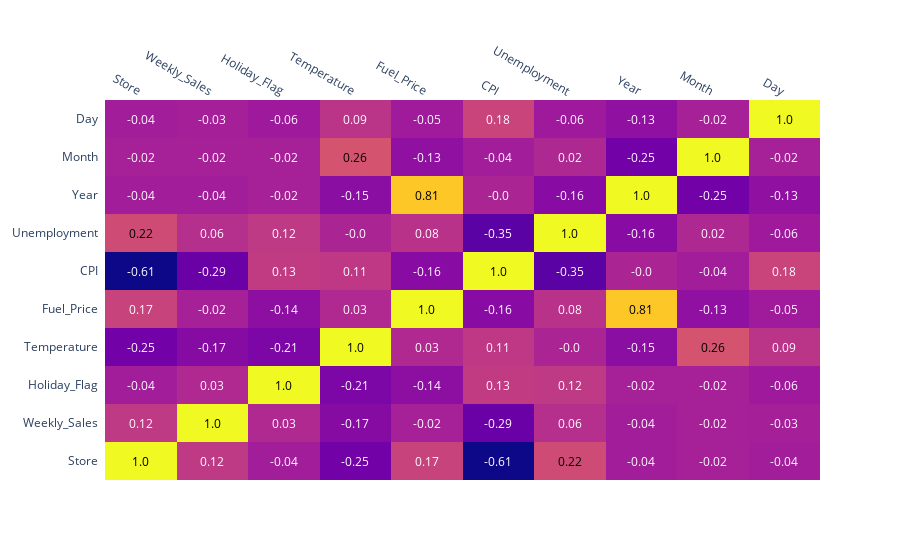

Notebook code for this chart:
### Markdown cell above
Matrice de corrélation

### Code cell
# Correlation matrix
corr_matrix = df.corr().round(2)

import plotly.figure_factory as ff

fig = ff.create_annotated_heatmap(corr_matrix.values,
                                  x = corr_matrix.columns.tolist(),
                                  y = corr_matrix.index.tolist())

fig.show()

### Figure 1 — Plotly figure (JSON) as saved in the notebook; plotly's stock layout.template omitted (floating-point values rounded to 4 significant figures)
{"data": [{"colorscale": [[0, "#0d0887"], [0.1111, "#46039f"], [0.2222, "#7201a8"], [0.3333, "#9c179e"], [0.4444, "#bd3786"], [0.5556, "#d8576b"], [0.6667, "#ed7953"], [0.7778, "#fb9f3a"], [0.8889, "#fdca26"], [1, "#f0f921"]], "reversescale": false, "showscale": false, "type": "heatmap", "x": ["Store", "Weekly_Sales", "Holiday_Flag", "Temperature", "Fuel_Price", "CPI", "Unemployment", "Year", "Month", "Day"], "y": ["Store", "Weekly_Sales", "Holiday_Flag", "Temperature", "Fuel_Price", "CPI", "Unemployment", "Year", "Month", "Day"], "z": [[1, 0.12, -0.04, -0.25, 0.17, -0.61, 0.22, -0.04, -0.02, -0.04], [0.12, 1, 0.03, -0.17, -0.02, -0.29, 0.06, -0.04, -0.02, -0.03], [-0.04, 0.03, 1, -0.21, -0.14, 0.13, 0.12, -0.02, -0.02, -0.06], [-0.25, -0.17, -0.21, 1, 0.03, 0.11, 0, -0.15, 0.26, 0.09], [0.17, -0.02, -0.14, 0.03, 1, -0.16, 0.08, 0.81, -0.13, -0.05], [-0.61, -0.29, 0.13, 0.11, -0.16, 1, -0.35, 0, -0.04, 0.18], [0.22, 0.06, 0.12, 0, 0.08, -0.35, 1, -0.16, 0.02, -0.06], [-0.04, -0.04, -0.02, -0.15, 0.81, 0, -0.16, 1, -0.25, -0.13], [-0.02, -0.02, -0.02, 0.26, -0.13, -0.04, 0.02, -0.25, 1, -0.02], [-0.04, -0.03, -0.06, 0.09, -0.05, 0.18, -0.06, -0.13, -0.02, 1]]}], "layout": {"annotations": [{"font": {"color": "#000000"}, "showarrow": false, "text": "1.0", "x": "Store", "xref": "x", "y": "Store", "yref": "y"}, {"font": {"color": "#FFFFFF"}, "showarrow": false, "text": "0.12", "x": "Weekly_Sales", "xref": "x", "y": "Store", "yref": "y"}, {"font": {"color": "#FFFFFF"}, "showarrow": false, "text": "-0.04", "x": "Holiday_Flag", "xref": "x", "y": "Store", "yref": "y"}, {"font": {"color": "#FFFFFF"}, "showarrow": false, "text": "-0.25", "x": "Temperature", "xref": "x", "y": "Store", "yref": "y"}, {"font": {"color": "#FFFFFF"}, "showarrow": false, "text": "0.17", "x": "Fuel_Price", "xref": "x", "y": "Store", "yref": "y"}, {"font": {"color": "#FFFFFF"}, "showarrow": false, "text": "-0.61", "x": "CPI", "xref": "x", "y": "Store", "yref": "y"}, {"font": {"color": "#000000"}, "showarrow": false, "text": "0.22", "x": "Unemployment", "xref": "x", "y": "Store", "yref": "y"}, {"font": {"color": "#FFFFFF"}, "showarrow": false, "text": "-0.04", "x": "Year", "xref": "x", "y": "Store", "yref": "y"}, {"font": {"color": "#FFFFFF"}, "showarrow": false, "text": "-0.02", "x": "Month", "xref": "x", "y": "Store", "yref": "y"}, {"font": {"color": "#FFFFFF"}, "showarrow": false, "text": "-0.04", "x": "Day", "xref": "x", "y": "Store", "yref": "y"}, {"font": {"color": "#FFFFFF"}, "showarrow": false, "text": "0.12", "x": "Store", "xref": "x", "y": "Weekly_Sales", "yref": "y"}, {"font": {"color": "#000000"}, "showarrow": false, "text": "1.0", "x": "Weekly_Sales", "xref": "x", "y": "Weekly_Sales", "yref": "y"}, {"font": {"color": "#FFFFFF"}, "showarrow": false, "text": "0.03", "x": "Holiday_Flag", "xref": "x", "y": "Weekly_Sales", "yref": "y"}, {"font": {"color": "#FFFFFF"}, "showarrow": false, "text": "-0.17", "x": "Temperature", "xref": "x", "y": "Weekly_Sales", "yref": "y"}, {"font": {"color": "#FFFFFF"}, "showarrow": false, "text": "-0.02", "x": "Fuel_Price", "xref": "x", "y": "Weekly_Sales", "yref": "y"}, {"font": {"color": "#FFFFFF"}, "showarrow": false, "text": "-0.29", "x": "CPI", "xref": "x", "y": "Weekly_Sales", "yref": "y"}, {"font": {"color": "#FFFFFF"}, "showarrow": false, "text": "0.06", "x": "Unemployment", "xref": "x", "y": "Weekly_Sales", "yref": "y"}, {"font": {"color": "#FFFFFF"}, "showarrow": false, "text": "-0.04", "x": "Year", "xref": "x", "y": "Weekly_Sales", "yref": "y"}, {"font": {"color": "#FFFFFF"}, "showarrow": false, "text": "-0.02", "x": "Month", "xref": "x", "y": "Weekly_Sales", "yref": "y"}, {"font": {"color": "#FFFFFF"}, "showarrow": false, "text": "-0.03", "x": "Day", "xref": "x", "y": "Weekly_Sales", "yref": "y"}, {"font": {"color": "#FFFFFF"}, "showarrow": false, "text": "-0.04", "x": "Store", "xref": "x", "y": "Holiday_Flag", "yref": "y"}, {"font": {"color": "#FFFFFF"}, "showarrow": false, "text": "0.03", "x": "Weekly_Sales", "xref": "x", "y": "Holiday_Flag", "yref": "y"}, {"font": {"color": "#000000"}, "showarrow": false, "text": "1.0", "x": "Holiday_Flag", "xref": "x", "y": "Holiday_Flag", "yref": "y"}, {"font": {"color": "#FFFFFF"}, "showarrow": false, "text": "-0.21", "x": "Temperature", "xref": "x", "y": "Holiday_Flag", "yref": "y"}, {"font": {"color": "#FFFFFF"}, "showarrow": false, "text": "-0.14", "x": "Fuel_Price", "xref": "x", "y": "Holiday_Flag", "yref": "y"}, {"font": {"color": "#FFFFFF"}, "showarrow": false, "text": "0.13", "x": "CPI", "xref": "x", "y": "Holiday_Flag", "yref": "y"}, {"font": {"color": "#FFFFFF"}, "showarrow": false, "text": "0.12", "x": "Unemployment", "xref": "x", "y": "Holiday_Flag", "yref": "y"}, {"font": {"color": "#FFFFFF"}, "showarrow": false, "text": "-0.02", "x": "Year", "xref": "x", "y": "Holiday_Flag", "yref": "y"}, {"font": {"color": "#FFFFFF"}, "showarrow": false, "text": "-0.02", "x": "Month", "xref": "x", "y": "Holiday_Flag", "yref": "y"}, {"font": {"color": "#FFFFFF"}, "showarrow": false, "text": "-0.06", "x": "Day", "xref": "x", "y": "Holiday_Flag", "yref": "y"}, {"font": {"color": "#FFFFFF"}, "showarrow": false, "text": "-0.25", "x": "Store", "xref": "x", "y": "Temperature", "yref": "y"}, {"font": {"color": "#FFFFFF"}, "showarrow": false, "text": "-0.17", "x": "Weekly_Sales", "xref": "x", "y": "Temperature", "yref": "y"}, {"font": {"color": "#FFFFFF"}, "showarrow": false, "text": "-0.21", "x": "Holiday_Flag", "xref": "x", "y": "Temperature", "yref": "y"}, {"font": {"color": "#000000"}, "showarrow": false, "text": "1.0", "x": "Temperature", "xref": "x", "y": "Temperature", "yref": "y"}, {"font": {"color": "#FFFFFF"}, "showarrow": false, "text": "0.03", "x": "Fuel_Price", "xref": "x", "y": "Temperature", "yref": "y"}, {"font": {"color": "#FFFFFF"}, "showarrow": false, "text": "0.11", "x": "CPI", "xref": "x", "y": "Temperature", "yref": "y"}, {"font": {"color": "#FFFFFF"}, "showarrow": false, "text": "-0.0", "x": "Unemployment", "xref": "x", "y": "Temperature", "yref": "y"}, {"font": {"color": "#FFFFFF"}, "showarrow": false, "text": "-0.15", "x": "Year", "xref": "x", "y": "Temperature", "yref": "y"}, {"font": {"color": "#000000"}, "showarrow": false, "text": "0.26", "x": "Month", "xref": "x", "y": "Temperature", "yref": "y"}, {"font": {"color": "#FFFFFF"}, "showarrow": false, "text": "0.09", "x": "Day", "xref": "x", "y": "Temperature", "yref": "y"}, {"font": {"color": "#FFFFFF"}, "showarrow": false, "text": "0.17", "x": "Store", "xref": "x", "y": "Fuel_Price", "yref": "y"}, {"font": {"color": "#FFFFFF"}, "showarrow": false, "text": "-0.02", "x": "Weekly_Sales", "xref": "x", "y": "Fuel_Price", "yref": "y"}, {"font": {"color": "#FFFFFF"}, "showarrow": false, "text": "-0.14", "x": "Holiday_Flag", "xref": "x", "y": "Fuel_Price", "yref": "y"}, {"font": {"color": "#FFFFFF"}, "showarrow": false, "text": "0.03", "x": "Temperature", "xref": "x", "y": "Fuel_Price", "yref": "y"}, {"font": {"color": "#000000"}, "showarrow": false, "text": "1.0", "x": "Fuel_Price", "xref": "x", "y": "Fuel_Price", "yref": "y"}, {"font": {"color": "#FFFFFF"}, "showarrow": false, "text": "-0.16", "x": "CPI", "xref": "x", "y": "Fuel_Price", "yref": "y"}, {"font": {"color": "#FFFFFF"}, "showarrow": false, "text": "0.08", "x": "Unemployment", "xref": "x", "y": "Fuel_Price", "yref": "y"}, {"font": {"color": "#000000"}, "showarrow": false, "text": "0.81", "x": "Year", "xref": "x", "y": "Fuel_Price", "yref": "y"}, {"font": {"color": "#FFFFFF"}, "showarrow": false, "text": "-0.13", "x": "Month", "xref": "x", "y": "Fuel_Price", "yref": "y"}, {"font": {"color": "#FFFFFF"}, "showarrow": false, "text": "-0.05", "x": "Day", "xref": "x", "y": "Fuel_Price", "yref": "y"}, {"font": {"color": "#FFFFFF"}, "showarrow": false, "text": "-0.61", "x": "Store", "xref": "x", "y": "CPI", "yref": "y"}, {"font": {"color": "#FFFFFF"}, "showarrow": false, "text": "-0.29", "x": "Weekly_Sales", "xref": "x", "y": "CPI", "yref": "y"}, {"font": {"color": "#FFFFFF"}, "showarrow": false, "text": "0.13", "x": "Holiday_Flag", "xref": "x", "y": "CPI", "yref": "y"}, {"font": {"color": "#FFFFFF"}, "showarrow": false, "text": "0.11", "x": "Temperature", "xref": "x", "y": "CPI", "yref": "y"}, {"font": {"color": "#FFFFFF"}, "showarrow": false, "text": "-0.16", "x": "Fuel_Price", "xref": "x", "y": "CPI", "yref": "y"}, {"font": {"color": "#000000"}, "showarrow": false, "text": "1.0", "x": "CPI", "xref": "x", "y": "CPI", "yref": "y"}, {"font": {"color": "#FFFFFF"}, "showarrow": false, "text": "-0.35", "x": "Unemployment", "xref": "x", "y": "CPI", "yref": "y"}, {"font": {"color": "#FFFFFF"}, "showarrow": false, "text": "-0.0", "x": "Year", "xref": "x", "y": "CPI", "yref": "y"}, {"font": {"color": "#FFFFFF"}, "showarrow": false, "text": "-0.04", "x": "Month", "xref": "x", "y": "CPI", "yref": "y"}, {"font": {"color": "#FFFFFF"}, "showarrow": false, "text": "0.18", "x": "Day", "xref": "x", "y": "CPI", "yref": "y"}, {"font": {"color": "#000000"}, "showarrow": false, "text": "0.22", "x": "Store", "xref": "x", "y": "Unemployment", "yref": "y"}, {"font": {"color": "#FFFFFF"}, "showarrow": false, "text": "0.06", "x": "Weekly_Sales", "xref": "x", "y": "Unemployment", "yref": "y"}, {"font": {"color": "#FFFFFF"}, "showarrow": false, "text": "0.12", "x": "Holiday_Flag", "xref": "x", "y": "Unemployment", "yref": "y"}, {"font": {"color": "#FFFFFF"}, "showarrow": false, "text": "-0.0", "x": "Temperature", "xref": "x", "y": "Unemployment", "yref": "y"}, {"font": {"color": "#FFFFFF"}, "showarrow": false, "text": "0.08", "x": "Fuel_Price", "xref": "x", "y": "Unemployment", "yref": "y"}, {"font": {"color": "#FFFFFF"}, "showarrow": false, "text": "-0.35", "x": "CPI", "xref": "x", "y": "Unemployment", "yref": "y"}, {"font": {"color": "#000000"}, "showarrow": false, "text": "1.0", "x": "Unemployment", "xref": "x", "y": "Unemployment", "yref": "y"}, {"font": {"color": "#FFFFFF"}, "showarrow": false, "text": "-0.16", "x": "Year", "xref": "x", "y": "Unemployment", "yref": "y"}, {"font": {"color": "#FFFFFF"}, "showarrow": false, "text": "0.02", "x": "Month", "xref": "x", "y": "Unemployment", "yref": "y"}, {"font": {"color": "#FFFFFF"}, "showarrow": false, "text": "-0.06", "x": "Day", "xref": "x", "y": "Unemployment", "yref": "y"}, {"font": {"color": "#FFFFFF"}, "showarrow": false, "text": "-0.04", "x": "Store", "xref": "x", "y": "Year", "yref": "y"}, {"font": {"color": "#FFFFFF"}, "showarrow": false, "text": "-0.04", "x": "Weekly_Sales", "xref": "x", "y": "Year", "yref": "y"}, {"font": {"color": "#FFFFFF"}, "showarrow": false, "text": "-0.02", "x": "Holiday_Flag", "xref": "x", "y": "Year", "yref": "y"}, {"font": {"color": "#FFFFFF"}, "showarrow": false, "text": "-0.15", "x": "Temperature", "xref": "x", "y": "Year", "yref": "y"}, {"font": {"color": "#000000"}, "showarrow": false, "text": "0.81", "x": "Fuel_Price", "xref": "x", "y": "Year", "yref": "y"}, {"font": {"color": "#FFFFFF"}, "showarrow": false, "text": "-0.0", "x": "CPI", "xref": "x", "y": "Year", "yref": "y"}, {"font": {"color": "#FFFFFF"}, "showarrow": false, "text": "-0.16", "x": "Unemployment", "xref": "x", "y": "Year", "yref": "y"}, {"font": {"color": "#000000"}, "showarrow": false, "text": "1.0", "x": "Year", "xref": "x", "y": "Year", "yref": "y"}, {"font": {"color": "#FFFFFF"}, "showarrow": false, "text": "-0.25", "x": "Month", "xref": "x", "y": "Year", "yref": "y"}, {"font": {"color": "#FFFFFF"}, "showarrow": false, "text": "-0.13", "x": "Day", "xref": "x", "y": "Year", "yref": "y"}, {"font": {"color": "#FFFFFF"}, "showarrow": false, "text": "-0.02", "x": "Store", "xref": "x", "y": "Month", "yref": "y"}, {"font": {"color": "#FFFFFF"}, "showarrow": false, "text": "-0.02", "x": "Weekly_Sales", "xref": "x", "y": "Month", "yref": "y"}, {"font": {"color": "#FFFFFF"}, "showarrow": false, "text": "-0.02", "x": "Holiday_Flag", "xref": "x", "y": "Month", "yref": "y"}, {"font": {"color": "#000000"}, "showarrow": false, "text": "0.26", "x": "Temperature", "xref": "x", "y": "Month", "yref": "y"}, {"font": {"color": "#FFFFFF"}, "showarrow": false, "text": "-0.13", "x": "Fuel_Price", "xref": "x", "y": "Month", "yref": "y"}, {"font": {"color": "#FFFFFF"}, "showarrow": false, "text": "-0.04", "x": "CPI", "xref": "x", "y": "Month", "yref": "y"}, {"font": {"color": "#FFFFFF"}, "showarrow": false, "text": "0.02", "x": "Unemployment", "xref": "x", "y": "Month", "yref": "y"}, {"font": {"color": "#FFFFFF"}, "showarrow": false, "text": "-0.25", "x": "Year", "xref": "x", "y": "Month", "yref": "y"}, {"font": {"color": "#000000"}, "showarrow": false, "text": "1.0", "x": "Month", "xref": "x", "y": "Month", "yref": "y"}, {"font": {"color": "#FFFFFF"}, "showarrow": false, "text": "-0.02", "x": "Day", "xref": "x", "y": "Month", "yref": "y"}, {"font": {"color": "#FFFFFF"}, "showarrow": false, "text": "-0.04", "x": "Store", "xref": "x", "y": "Day", "yref": "y"}, {"font": {"color": "#FFFFFF"}, "showarrow": false, "text": "-0.03", "x": "Weekly_Sales", "xref": "x", "y": "Day", "yref": "y"}, {"font": {"color": "#FFFFFF"}, "showarrow": false, "text": "-0.06", "x": "Holiday_Flag", "xref": "x", "y": "Day", "yref": "y"}, {"font": {"color": "#FFFFFF"}, "showarrow": false, "text": "0.09", "x": "Temperature", "xref": "x", "y": "Day", "yref": "y"}, {"font": {"color": "#FFFFFF"}, "showarrow": false, "text": "-0.05", "x": "Fuel_Price", "xref": "x", "y": "Day", "yref": "y"}, {"font": {"color": "#FFFFFF"}, "showarrow": false, "text": "0.18", "x": "CPI", "xref": "x", "y": "Day", "yref": "y"}, {"font": {"color": "#FFFFFF"}, "showarrow": false, "text": "-0.06", "x": "Unemployment", "xref": "x", "y": "Day", "yref": "y"}, {"font": {"color": "#FFFFFF"}, "showarrow": false, "text": "-0.13", "x": "Year", "xref": "x", "y": "Day", "yref": "y"}, {"font": {"color": "#FFFFFF"}, "showarrow": false, "text": "-0.02", "x": "Month", "xref": "x", "y": "Day", "yref": "y"}, {"font": {"color": "#000000"}, "showarrow": false, "text": "1.0", "x": "Day", "xref": "x", "y": "Day", "yref": "y"}], "xaxis": {"dtick": 1, "gridcolor": "rgb(0, 0, 0)", "side": "top", "ticks": ""}, "yaxis": {"dtick": 1, "ticks": "", "ticksuffix": "  "}}}
